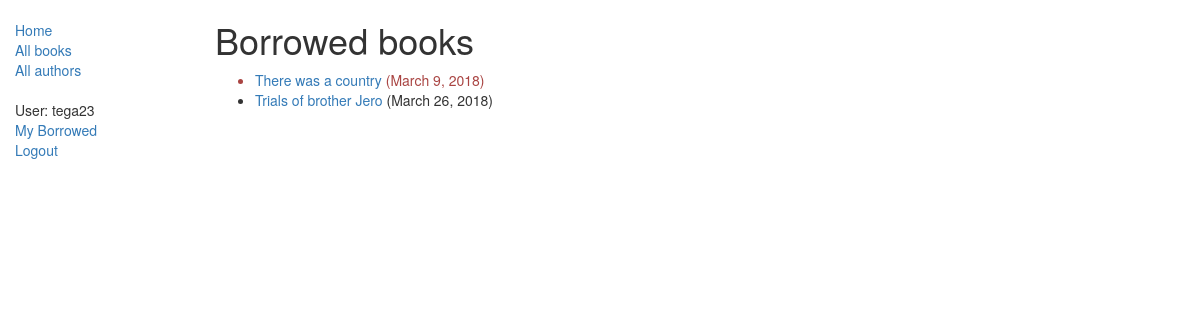
The app's page /catalog/mybooks/ (signed in) with its own data.
### catalog/models.py (models this page shows, shortened)
class BookInstance(models.Model):
    id = models.UUIDField(primary_key=True, default=uuid.uuid4, help_text="Unique ID for this particular book across whole library")
    book = models.ForeignKey('Book', on_delete=models.SET_NULL, null=True)
    imprint = models.CharField(max_length=200)
    due_back = models.DateField(null=True, blank=True)
    borrower = models.ForeignKey(User, on_delete=models.SET_NULL, null=True, blank=True)
    LOAN_STATUS = (
        ('m', 'Maintenance'),
        ('o', 'On loan'),
        ('a', 'Available'),
        ('r', 'Reserved'),
    )
    status = models.CharField(max_length=1, choices=LOAN_STATUS, blank=True, default='m', help_text='Book availability')
    class Meta:
        ordering = ["due_back"]
        permissions = (("can_mark_returned", "Set book as returned"),)
    @property
    def is_overdue(self):
        if self.due_back and date.today() > self.due_back:
            return True
        return False

class Book(models.Model):
    title = models.CharField(max_length=200)
    author = models.ForeignKey('Author', on_delete=models.SET_NULL, null=True)
    summary = models.TextField(max_length=1000, help_text='Enter a brief description of the book')
    isbn = models.CharField('ISBN',max_length=13, help_text='13 Character <a href="https://www.isbn-international.org/content/what-isbn">ISBN number</a>')
    genre = models.ManyToManyField(Genre, help_text='Select a genre for this book')
    language = models.ForeignKey('Language', on_delete=models.SET_NULL, null=True)
    def display_genre(self):
        """
        Creates a string for the Genre. This is required to display genre in Admin.
        """
        return ', '.join([ genre.name for genre in self.genre.all()[:3] ])
    display_genre.short_description = 'Genre'

### catalog/views.py (the view)
# urls.py: path('mybooks/', views.LoanedBooksByUserListView.as_view(), name = 'my-borrowed'),
class LoanedBooksByUserListView(generic.ListView):
    model = BookInstance
    context_object_name = 'bookinstance_list'
    template_name = 'catalog/user_borrowed_books.html'
    paginate_by = 5
    def get_queryset(self):
        return BookInstance.objects.filter(borrower=self.request.user).filter(status__exact='o').order_by('due_back')

### catalog/templates/catalog/user_borrowed_books.html
{% extends "catalog/base_generic.html" %}
{% block content %}
    <h1>Borrowed books</h1>
    {% if bookinstance_list %}
    <ul>
      {% for bookinst in bookinstance_list %}
      <li class="{% if bookinst.is_overdue %}text-danger{% endif %}">
        <a href="{% url 'book-detail' bookinst.book.pk %}">{{bookinst.book.title}}</a> ({{ bookinst.due_back }})
      </li>
      {% endfor %}
    </ul>
    {% else %}
      <p>There are no books borrowed.</p>
    {% endif %}
{% endblock %}

### catalog/templates/catalog/base_generic.html (shortened to what this page needs)
<!DOCTYPE html>
<html lang="en">
<head>
  <link rel="stylesheet" href="https://maxcdn.bootstrapcdn.com/bootstrap/3.3.7/css/bootstrap.min.css">
  {% load static %}
  <link rel="stylesheet" href="{% static 'catalog/css/styles.css' %}">
</head>
<body>
  <div class="container-fluid">
    <div class="row">
        <div class="col-sm-2">
        {% block sidebar %}
        <ul class="sidebar-nav">
            <li><a href="{% url 'index' %}">Home</a></li>
            <li><a href="{% url 'books' %}">All books</a></li>
            <li><a href="{% url 'authors' %}">All authors</a></li> <br/>
        {% if user.is_authenticated %}
            <li>User: {{ user.get_username }}</li>
            <li><a href="{% url 'my-borrowed' %}">My Borrowed</a></li>
            <li><a href="{% url 'logout'%}?next={{request.path}}">Logout</a></li>
        {% else %}
            <li><a href="{% url 'login'%}?next={{request.path}}">Login</a></li>
        {% endif %}
        </ul>
        {% endblock %}
      </div>
      <div class="col-sm-10 ">
        {% block content %} {% endblock %}
      </div>
    </div>
  </div>
</body>
</html>

### catalog/static/catalog/css/styles.css (style rules this page uses)
.sidebar-nav { margin-top : 20px; padding: 0; list-style : none; }

### records on screen
BookInstance: book "There was a country", due_back "March 9, 2018"
BookInstance: book "Trials of brother Jero", due_back "March 26, 2018"

### other values on screen
{{ user.get_username }} "tega23"
